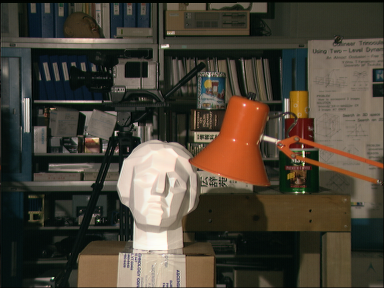
#> input picture tsukuba_L.png, 384 x 288 px
$ python depth_opencv.py
#> lines starting #> are read from the running program, lines starting #| are printed output that depends on the picture
import numpy as np
import cv2 as cv
import time
imgL = cv.imread('tsukuba_L.png',0)
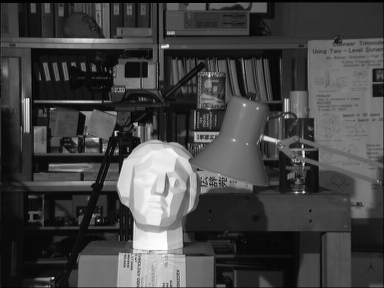
#> imgL: shape (288, 384); min 0, max 253, mean 67.8
imgR = cv.imread('tsukuba_R.png',0)
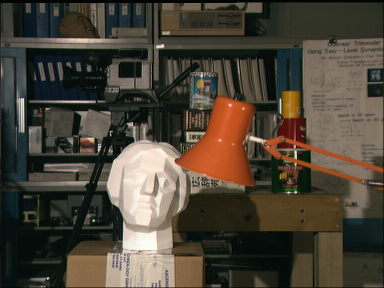
#> input picture tsukuba_R.png, 384 x 288 px
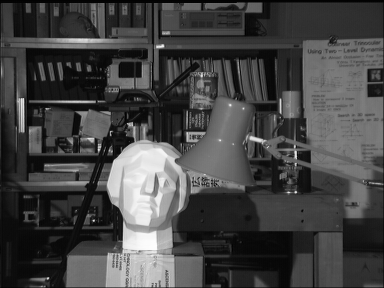
#> imgR: shape (288, 384); min 0, max 253, mean 68.2
#imgL = cv.imread("stereoscopic_left.jpg",0) #left
#imgR = cv.imread("stereoscopic_right.jpg",0) #right
start_time = time.time()

#stereo = cv.StereoBM_create(numDisparities=16,blockSize=5)
stereo = cv.StereoSGBM_create(minDisparity=0,numDisparities=16,blockSize=1,disp12MaxDiff=40)
disparity = stereo.compute(imgL,imgR)
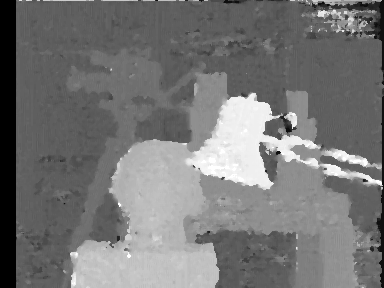
#> disparity: shape (288, 384) int16; min -16, max 240, mean 103.1; drawn with min black and max white
disparity = np.uint8(disparity)
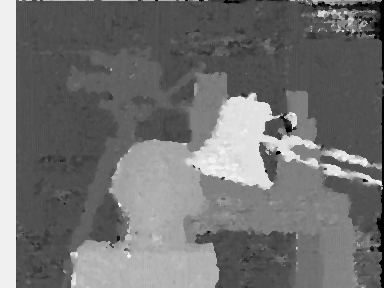
#> disparity: shape (288, 384); min 0, max 240, mean 113.7


end_time = time.time()
final_timer = (end_time-start_time)
print("End time"+str(final_timer))
cv.imwrite("salida.jpg",disparity)

cv.imshow("Disparity map",disparity)


cv.waitKey()
cv.destroyAllWindows()
